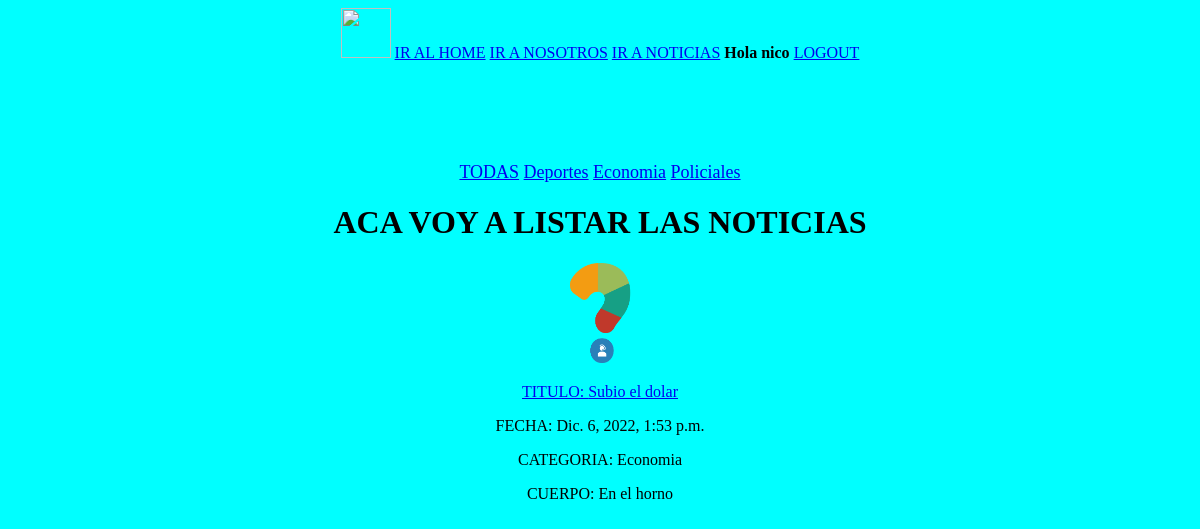
The page /Noticias/?id=3 (signed in) on the database its author committed.
### apps/usuarios/models.py (models this page shows)
class Usuario(AbstractUser):
	pass

### apps/noticias/models.py (models this page shows, shortened)
class Categoria(models.Model):
	nombre = models.CharField(max_length = 60)
	def __str__(self):
		return self.nombre

class Noticia(models.Model):
	titulo = models.CharField(max_length = 150)
	cuerpo = models.TextField()
	imagen = models.ImageField(upload_to = 'noticias')
	categoria_noticia = models.ForeignKey(Categoria, on_delete = models.CASCADE)
	fecha = models.DateTimeField(auto_now_add=True)

### apps/noticias/views.py (the view)
# urls.py: path('', views.Listar_Noticias, name = 'listar'),
@login_required
def Listar_Noticias(request):
	contexto = {}
	id_categoria = request.GET.get('id',None)
	if id_categoria:
		n = Noticia.objects.filter(categoria_noticia = id_categoria)
	else:
		n = Noticia.objects.all() #RETORNA UNA LISTA DE OBJETOS
	contexto['noticias'] = n
	cat = Categoria.objects.all().order_by('nombre')
	contexto['categorias'] = cat
	return render(request, 'noticias/listar.html', contexto)

### templates/noticias/listar.html (shortened to what this page needs)
{% extends 'base.html' %}
{% load static %}
{% block contenido %}
	<div class="submenu">
		<a href="{% url 'noticias:listar' %}">TODAS</a>
		{% for cat in categorias %}
			<a href="?id={{cat.pk}}">{{cat.nombre}}</a>
		{% endfor %}
	</div>
	<h1>ACA VOY A LISTAR LAS NOTICIAS</h1>
	{% for noti in noticias %}
		<img src="{{noti.imagen.url}}" width="100" height="100">
		<p><a href="{% url 'noticias:detalle' noti.pk %}">TITULO: {{noti.titulo}}</a></p>
		<p>FECHA: {{noti.fecha}}</p>
		<p>CATEGORIA: {{noti.categoria_noticia}}</p>
		<p>CUERPO: {{noti.cuerpo}}</p>
		<br><br>
	{% endfor %}
{% endblock contenido %}

### templates/base.html (shortened to what this page needs)
{% load static %}
<!DOCTYPE html>
<html>
<head>
	<link rel="stylesheet" type="text/css" href="{% static 'css/main.css' %}">
</head>
<body class="contenedor">
	<div class="centrar">
		<img src="{% static 'img/logo.png' %}" width="50px" height="50px">
		<a href="{% url 'home' %}">IR AL HOME</a>
		<a href="{% url 'nosotros' %}">IR A NOSOTROS</a>
		<a href="{% url 'noticias:listar' %}">IR A NOTICIAS</a>
		{% if user.is_authenticated %}
			<strong>Hola {{ user.username }}</strong>
			<a href="{% url 'logout' %}">LOGOUT</a>
		{% else %}
			<a href="{% url 'login' %}">LOGIN</a>
			<a href="{% url 'usuarios:registro' %}">Registrar</a>
		{% endif %}
	</div>
	<div class="bloque">
	{% block contenido %}
	{% endblock contenido %}
	</div>
</body>
</html>

### static/css/main.css (style rules this page uses)
.contenedor { background-color: aqua; }
.centrar { text-align: center; }
.bloque { text-align: center; padding: 100px; }
.submenu { font-size: 18px ; }

### rows shown on the page
Usuario: username "nico"
Categoria: nombre "Deportes"
Categoria: nombre "Economia"
Categoria: nombre "Policiales"
Noticia: imagen (picture), titulo "Subio el dolar", fecha "Dic. 6, 2022, 1:53 p.m.", categoria_noticia "Economia", cuerpo "En el horno"
